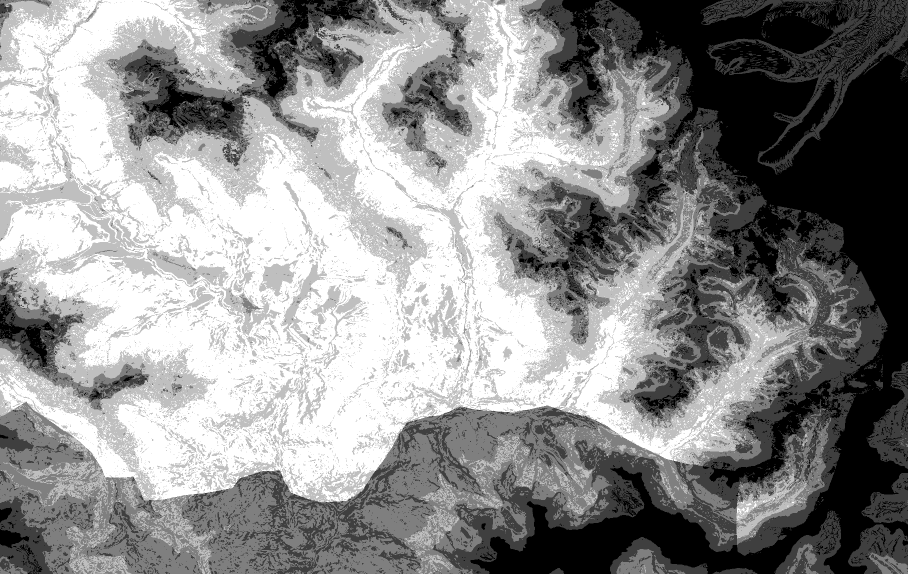
#> input picture 03_编程手/数据获取/data/processed/q2_susceptibility/q2_susceptibility_class.tif, 1816 x 1148 px, given in place of dem_core_30m.tif, which was not available (shown at 1/2 size)
$ python q2_spatial.py
#> lines starting #> are read from the running program, lines starting #| are printed output that depends on the picture; pictures that were not available may be replaced by others from this repository, and a replacement may not be noted
### 03_编程手/Q2/源代码/q2_geometry.py
from __future__ import annotations

import json
import math
from pathlib import Path

import numpy as np
import pandas as pd
from PIL import Image, ImageDraw

BASE = Path(__file__).resolve().parents[3]
DATA = BASE / "03_编程手" / "数据获取" / "data" / "processed"
OUT = BASE / "03_编程手" / "Q2" / "实验结果"
OUT.mkdir(parents=True, exist_ok=True)


def load_tiff(path: Path):
    im = Image.open(path)
#> im is the input picture: PIL image 1816x1148 L; min 1, max 5, mean 3.24
    return np.asarray(im), im.tag_v2


def grid(tags):
    return float(tags[33922][3]), float(tags[33922][4]), float(tags[33550][0]), float(tags[33550][1])


# [170 lines left out: functions utm45_forward, rasterize, landcover_on_dem, glacier_on_dem, chamfer_distance, main, not called in this run]


# [2 lines that do not run on import are left out]

### 03_编程手/Q2/源代码/q2_spatial.py
from __future__ import annotations

import json
import math
from pathlib import Path

import numpy as np
import pandas as pd
from PIL import Image, ImageFilter

import sys
HERE = Path(__file__).resolve().parent
sys.path.insert(0, str(HERE))
from q2_geometry import DATA, grid, landcover_on_dem, load_tiff, rasterize, utm45_forward  # noqa: E402

BASE = HERE.parents[2]
OUT = BASE / "03_编程手" / "Q2" / "实验结果"
OUT.mkdir(parents=True, exist_ok=True)


# [71 lines left out: functions continuous_bins, woe_values, rank_auc, pr_auc, score_from_woe, coarse_buffer, not called in this run]


def main() -> None:
    dem, dem_tags = load_tiff(DATA / "tpdc07_dem" / "dem_core_30m.tif")
    slope, _ = load_tiff(DATA / "tpdc07_dem" / "slope_deg.tif")
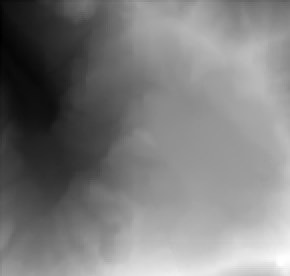
#> input picture 03_编程手/数据获取/data/processed/tpdc04_glacier/dem.tif, 145 x 138 px, given in place of slope_deg.tif, which was not available (shown 2 times larger)
#> in load_tiff, im is the input picture: PIL image 145x138 F; min 3551.8, max 6458.1, mean 4991.2
    accum, _ = load_tiff(DATA / "tpdc07_dem" / "flow_accumulation_cells.tif")
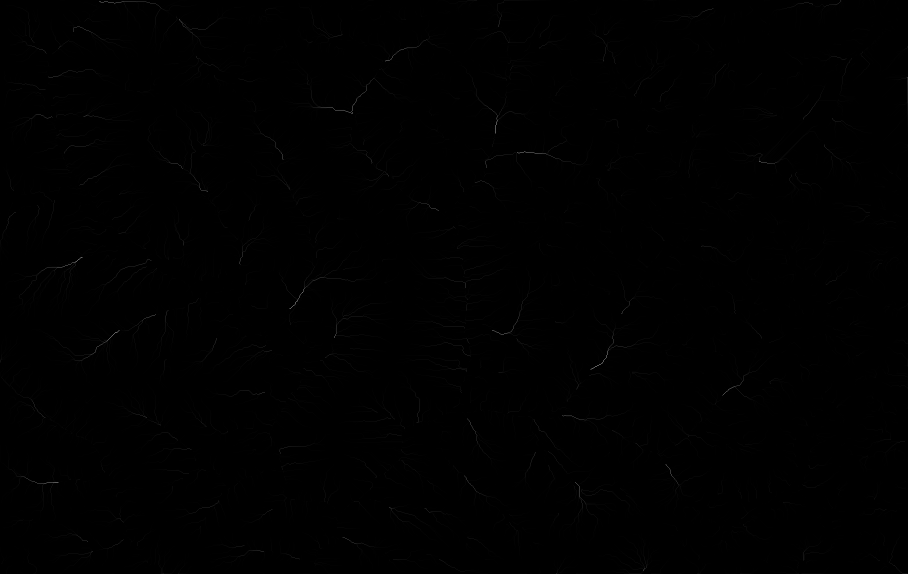
#> input picture 03_编程手/数据获取/data/processed/tpdc07_dem/flow_accumulation_cells.tif, 1816 x 1148 px (shown at 1/2 size)
#> in load_tiff, im is the input picture: PIL image 1816x1148 F; min 1, max 24164, mean 46.1
    lc, lc_tags = load_tiff(DATA / "tpdc05_landcover" / "jilong_LUCD_2023.tif")
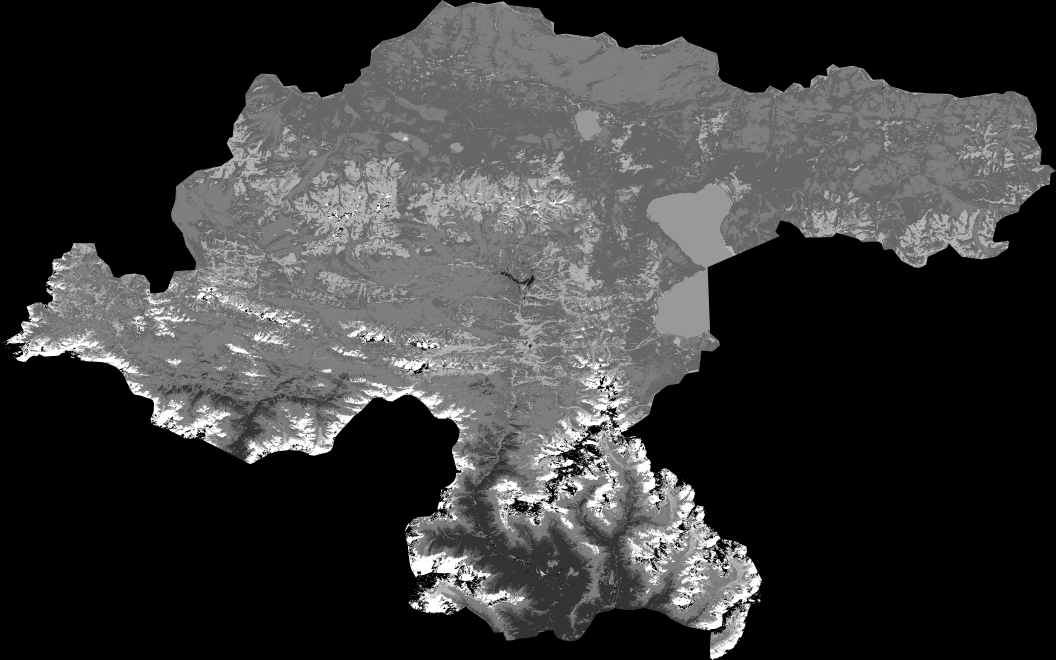
#> input picture 03_编程手/数据获取/data/processed/tpdc05_landcover/jilong_LUCD_2023.tif, 6336 x 3957 px (shown at 1/6 size)
#> in load_tiff, im is the input picture: PIL image 6336x3957 L; min 0, max 10, mean 2.26
#> (the run stopped early here; a loop or call above may not have finished)
